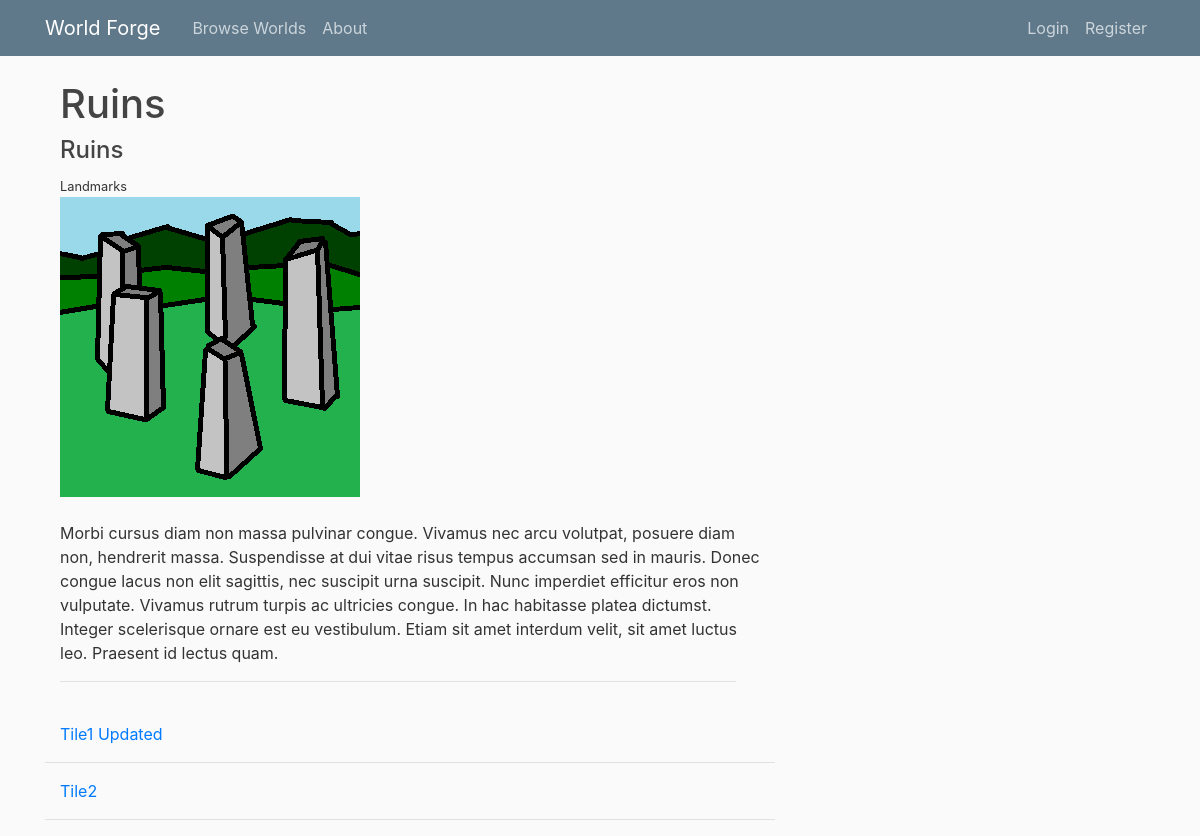
The app's page /forge/jacristi/PaintWorld/Landmarks/Ruins/ with its own data.
### forge/models.py (models this page shows, shortened)
class Thing(models.Model):
    name = models.CharField(max_length=100, validators=[validate_name,])
    description = models.TextField(blank=True)
    story = models.TextField(blank=True)
    category = models.ForeignKey(Category, on_delete=models.CASCADE, blank=False)
    world = models.ForeignKey(World, on_delete=models.CASCADE)
    creator = models.ForeignKey(User, on_delete=models.CASCADE)
    image = models.ImageField(default='default_thing.jpg', upload_to='thing_images')
    image_thumb = models.ImageField(default='default_thing_thumb.jpg', upload_to='thing_images/thumbs')
    image_credit = models.CharField(max_length=120, blank=True)
    tiles = models.ManyToManyField(Tile, blank=True)
    created_tile_name = None
    str_name = models.CharField(max_length=200, blank=True)
    class Meta:
        ordering = ('str_name',)
        unique_together= (('creator', 'world', 'name', 'category'),)

class Category(models.Model): # Tile will be the initial, default Category of Things
    name = models.CharField(max_length=100, validators=[validate_name,])
    description = models.TextField(blank=True)
    story = models.TextField(blank=True)
    world = models.ForeignKey(World, on_delete=models.CASCADE)
    creator = models.ForeignKey(User, on_delete=models.CASCADE)
    tile = models.ManyToManyField(Tile, blank=True) #Named incorrectly should be plural tiles, not singular tile
    created_tile_name = None
    str_name = models.CharField(max_length=200, blank=True)
    class Meta:
        ordering = ('str_name',)
        verbose_name_plural = "categories"
        unique_together= (('creator', 'world', 'name'),)

class Tile(models.Model):
    loc = None # Will be used for determining the location of Tiles in the grid/table on the page itself
    name = models.CharField(max_length=100, validators=[validate_name,])
    description = models.TextField(blank=True)
    story = models.TextField(blank=True)
    world = models.ForeignKey(World, on_delete=models.CASCADE)
    creator = models.ForeignKey(User, on_delete=models.CASCADE)
    image = models.ImageField(default='default_tile.jpg', upload_to='tile_images')
    image_thumb = models.ImageField(default='default_tile_thumb.jpg', upload_to='tile_images/thumbs')
    image_credit = models.CharField(max_length=120, blank=True)
    str_name = models.CharField(max_length=200, blank=True)
    class Meta:
        ordering = ('str_name',)
        unique_together= (('creator', 'world', 'name'),)

### forge/views.py (the view)
# urls.py: url(r'^(?P<username>[A-Za-z0-9]+)/(?P<world_name>[^\\]+)/(?P<category_name>[^\\]+)/(?P<thing_name>[^\\]+)/$', views.thing_detail, name='thing_detail'),
def thing_detail(request, username, world_name, category_name, thing_name):
    user_obj = User.objects.get(username=username)
    world = World.objects.get(creator=user_obj, name=world_name)
    category = Category.objects.get(creator=user_obj, world=world, name=category_name)
    thing = Thing.objects.get(creator=user_obj, world=world, name=thing_name)
    tiles = thing.tiles.all()
    is_user = True if request.user == user_obj else False
    context = {
        'is_user': is_user,
        'user_obj':user_obj,
        'world': world,
        'category': category,
        'thing': thing,
        'tiles': tiles,
        }
    return render(request, 'forge/thing_detail.html', context)

### forge/templates/forge/thing_detail.html (shortened to what this page needs)
{% extends 'forge/base.html' %}
{% block content %}
{% if world.is_public or is_user %}
  <div class='container'>
    <h1> {{thing.name }}
    </h1>
  </div>
  <div class="container">
    <h4>{{ thing.name }}</h4>
    <small>{{ thing.category.name }}</small>
  </div>
  <div class="container">
    <img src="{{thing.image.url }}">
    <p>{{ thing.description }}</p>
    <hr class="mb-2 mr-4"/>
  </div>
  {% for tile in tiles %}
  <div class="container mb-1 mr-1">
    <a href="{% url 'tile_detail' user_obj.username world.name tile.name %}">{{ tile.name }}</a>
  </div>
  <hr/>
  {% endfor %}
{% else %}
<h2> This world is set to private</h2>
{% endif %}
{% endblock %}

### forge/static/forge/main.css (style rules this page uses)
body { background: #fafafa; color: #333333; margin-top: 5rem; }
h1, h2, h3, h4, h5, h6 { color: #444444; }

### records on screen
Thing: name "Ruins", category.name "Landmarks", image (picture), description "Morbi cursus diam non massa pulvinar congue. Vivamus nec arcu volutpat, posuere diam non, hendrerit massa. Suspendisse at dui vitae risus tempus accumsan sed in mauris. Donec congue lacus non elit sagittis, nec suscipit urna suscipit. Nunc imperdiet efficitur eros non vulputate. Vivamus rutrum turpis ac ultricies congue. In hac habitasse platea dictumst. Integer scelerisque ornare est eu vestibulum. Etiam sit amet interdum velit, sit amet luctus leo. Praesent id lectus quam."
Tile: name "Tile1 Updated"
Tile: name "Tile2"
